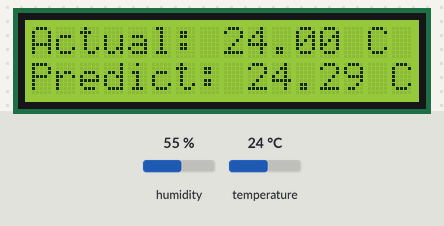
Recording of a sketch running on a simulated ESP32. Shown: 16×2 character LCD. The inputs (shaded band) are chosen by the test bench; at power-on: temperature 24 °C, humidity 55 %. WiFi joins after 1.5 s; servers stay silent unless stated; no MQTT or app messages arrive unless stated; what the sketch prints to the serial monitor is not drawn.

Above: at 8.2 s.
8.3 s: temperature set to 12 °C
At 14.2 s:
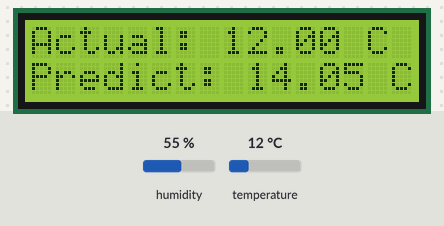
14.3 s: temperature set to 19 °C
20.3 s: temperature set to 28 °C
At 21.0 s:
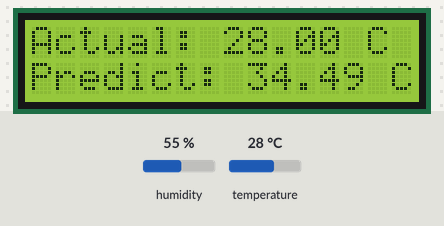
Timing chart, 0 to 23.3 s (numbered marks = the images above; inputs shaded):
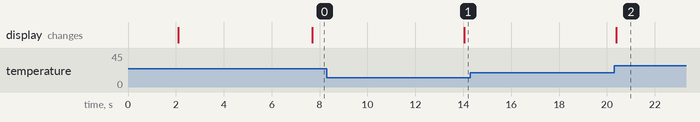

Measured:
- after the input at 8.3 s, the display: changes after 5.7 s (image 1)
- after the input at 14.3 s, every drawn part: stays the same
- after the input at 20.3 s, the display: changes after 0.10 s (image 2)

The sketch:

sketch_may14a.ino
```cpp
#include <Wire.h>
#include <LiquidCrystal_I2C.h>
#include <DHT.h>
#include <WiFi.h>
#include <PubSubClient.h>
#include <ArduinoJson.h>
#include <WiFiClientSecure.h>
#include <Firebase_ESP_Client.h>
#include "addons/TokenHelper.h"
#include "aws_mqtt_config.h"
#include "addons/RTDBHelper.h"

// === CONFIGURATION ===
#define DHTPIN 13          // Change to your actual pin
#define DHTTYPE DHT22      // Or DHT22
DHT dht(DHTPIN, DHTTYPE);
LiquidCrystal_I2C lcd(0x27, 16, 2);  // LCD address and size
const char* ssid = "Network goes brr";
const char* password = "Ah01020038841";

// Insert Firebase project API Key
#define API_KEY "AIzaSyBvKAmVVejsA23wkXgbIen5jC49z7NpX54"

// Insert RTDB URLefine the RTDB URL */
#define DATABASE_URL "https://aws-project-624bf-default-rtdb.firebaseio.com/"

unsigned long sendDataPrevMillis = 0;
const long sendDataIntervalMillis = 10000;
// Define Firebase Data object

FirebaseData fbdo;

// Define firebase authentication.
FirebaseAuth auth;

// Definee firebase configuration.
FirebaseConfig config;

// Boolean variable for sign in status.
bool signupOK = false;

float store_random_Float_Val;
int store_random_Int_Val;


// AWS MQTT variables
WiFiClientSecure secureClient;
PubSubClient mqttClient(secureClient);

// === DATA STORAGE ===
float temps[3];
float hums[3];
int dataIndex = 0;
bool readyToPredict = false;

// === MODEL FUNCTION ===
float predict(float h1, float h2, float h3) {
  return (0.0095 * h1) + (-0.7646 * h2) + (1.6079 * h3) + 3.819;
}

void connectToWiFi() {
  Serial.print("Connecting to WiFi...");
  WiFi.begin(ssid, password);
  while (WiFi.status() != WL_CONNECTED) {
    delay(500);
    Serial.print(".");
  }
  Serial.println(" connected!");
}

void connectToAWS() {
  secureClient.setCACert(amazon_ca_cert);
  secureClient.setCertificate(certificate_pem_crt);
  secureClient.setPrivateKey(private_pem_key);

  mqttClient.setServer(AWS_IOT_ENDPOINT, AWS_IOT_PORT);

  Serial.print("Connecting to AWS IoT...");
  while (!mqttClient.connected()) {
    if (mqttClient.connect(AWS_CLIENT_ID)) {
      Serial.println("connected!");
    } else {
      Serial.print(".");
      delay(1000);
    }
  }
}


void setup() {
  Serial.begin(115200);
  dht.begin();
  lcd.init();
  lcd.backlight();

  lcd.setCursor(0, 0);
  lcd.print("ESP32 Weather");
  lcd.setCursor(0, 1);
  lcd.print("Prediction Boot");
  delay(2000);
  lcd.clear();
  connectToWiFi();
  connectToAWS();

 // Assign the api key (required).
  config.api_key = API_KEY;

  // Assign the RTDB URL (required).
  config.database_url = DATABASE_URL;

  // Sign up.
  Serial.println();
  Serial.println("---------------Sign up");
  Serial.print("Sign up new user... ");
  if (Firebase.signUp(&config, &auth, "", "")){
    Serial.println("ok");
    signupOK = true;
  }
  else{
    Serial.printf("%s\n", config.signer.signupError.message.c_str());
  }
  Serial.println("---------------");

  // Assign the callback function for the long running token generation task.
  config.token_status_callback = tokenStatusCallback; //--> see addons/TokenHelper.h

  Firebase.begin(&config, &auth);
  Firebase.reconnectWiFi(true);

}

void loop() {
 if (Firebase.ready() && signupOK && (millis() - sendDataPrevMillis > sendDataIntervalMillis || sendDataPrevMillis == 0)){
    if (!mqttClient.connected()) {
      connectToAWS();
    }
    float temp = dht.readTemperature();
    float hum = dht.readHumidity();

    if (!isnan(temp) && !isnan(hum)) {
      temps[dataIndex] = temp;
      hums[dataIndex] = hum;
      Serial.print("Reading ");
      Serial.print(dataIndex + 1);
      Serial.print(": ");
      Serial.print(temp);
      Serial.print(" C, ");
      Serial.print(hum);
      Serial.println(" %");

      dataIndex++;

      if (dataIndex == 3) {
        readyToPredict = true;
        dataIndex = 0;
      }
    } else {
      Serial.println("Sensor error...");
    }

    // === MAKE PREDICTION ===
    if (readyToPredict) {
      float pred = predict(
        temps[0],
        temps[1],
        temps[2]
      );

      Serial.print("Prediction: ");
      Serial.println(pred);

      lcd.clear();
      lcd.setCursor(0, 0);
      lcd.print("Actual: ");
      lcd.print(temps[2], 2);
      lcd.print(" C");

      lcd.setCursor(0, 1);
      lcd.print("Predict: ");
      lcd.print(pred, 2);
      lcd.print(" C");

      StaticJsonDocument<200> doc;
      doc["Actual"] = temps[2];
      doc["Prediction"] = pred;
      char jsonBuffer[512];
      serializeJson(doc, jsonBuffer); // print to client
      mqttClient.publish(MQTT_TOPIC_PUB, jsonBuffer);
     if (Firebase.RTDB.setFloat(&fbdo, "Temp/actual", temps[2])) {
      Serial.println("PASSED");
      Serial.println("PATH: " + fbdo.dataPath());
      Serial.println("TYPE: " + fbdo.dataType());
    }
    else {
      Serial.println("FAILED");
      Serial.println("REASON: " + fbdo.errorReason());
    }

    // Write an Float number on the database path test/random_Int_Val.
    if (Firebase.RTDB.setInt(&fbdo, "Temp/prediction", pred)) {
      Serial.println("PASSED");
      Serial.println("PATH: " + fbdo.dataPath());
      Serial.println("TYPE: " + fbdo.dataType());
    }
    else {
      Serial.println("FAILED");
      Serial.println("REASON: " + fbdo.errorReason());
    }
      readyToPredict = false;
    }
   }

  delay(2000);
}
```

aws_mqtt_config.h
```cpp
// aws_mqtt_config.h
#include <pgmspace.h>
#define AWS_IOT_ENDPOINT "a2evowr5vzusx3-ats.iot.us-west-2.amazonaws.com" // PETER
#define AWS_IOT_PORT 8883
#define AWS_CLIENT_ID "iotconsole-63e26190-5fb9-4fd4-a393-27527d18d64f" // PETER
#define MQTT_TOPIC_PUB "sensor/dhtt_data"

// Certificates
static const char certificate_pem_crt[] PROGMEM = R"EOF(
-----BEGIN CERTIFICATE-----
MIIDWTCCAkGgAwIBAgIUbQ45OKCqr27bd+v5sFKYvZLVOYAwDQYJKoZIhvcNAQEL
BQAwTTFLMEkGA1UECwxCQW1hem9uIFdlYiBTZXJ2aWNlcyBPPUFtYXpvbi5jb20g
SW5jLiBMPVNlYXR0bGUgU1Q9V2FzaGluZ3RvbiBDPVVTMB4XDTI1MDUxNjE4NTM0
NFoXDTQ5MTIzMTIzNTk1OVowHjEcMBoGA1UEAwwTQVdTIElvVCBDZXJ0aWZpY2F0
ZTCCASIwDQYJKoZIhvcNAQEBBQADggEPADCCAQoCggEBAJxzLLkuBb6U60edSjfi
aEbmnfvzfPolf0Y2bSKA8floZl/CKiWNNTK1GpvUVX/SyWKaeutHpyLSdoIweMbn
N/zOduYIQE/cSRoagki8NFg8viAQ2KoW5xg0iU/6vQTsLJGl1Lyoxw1km8n6vvSx
9UN/EWjqPWvGpczHg2gTYQqrQbCUP6ezY+l2S2DASRXSf/tJYcapOZ8X4tMjMVDf
l9mfpVWMvhbj+iT4wb9tY8CNvm/TKmfmnILEWLTYcBoh9aL2d4zQbFb0lS83tM6y
cryT3jI6nmHVMGxK0BKj9pVPAPA2A79oCP59NnKvrt1tAJAHEBPwDFEcTRy/C6hN
u88CAwEAAaNgMF4wHwYDVR0jBBgwFoAUZ6ggfcK9HhPC427wlfiICoyAJE0wHQYD
VR0OBBYEFL3xvHHPJDy1oh8956PiQltsCBWRMAwGA1UdEwEB/wQCMAAwDgYDVR0P
AQH/BAQDAgeAMA0GCSqGSIb3DQEBCwUAA4IBAQBmVx5u7hfU1Ha2+bmL915LAVL+
muCHABey4MLcOqzcML/c5RwgW2bX4pbDVxHPzE20wC339fGXa6PrVg+P7XfADnFu
kPAYKD4ntrBVmmWyENRZni7J/0B3DJ2T/ykS6Vi8q/LmGv+ttaTE8RZddP1MW01S
oAJpumNFffcX9EIqWzZhFmAyx4t+HwWXdy3XIRI9HQFAlR/wiDjqqPJN2JHBgZut
/Huuz5Q2Dm1TzxY4lWZdKrGSXOaOghnag0BplmOOKwFmuCeBwWlGkHpZFW4nCXNk
lO5NSCihdsEiK15ShyIvBJXdOW4+6MCjX5Jgu8fYxWJn4BwR8fWm9GSLXWoA
-----END CERTIFICATE-----
)EOF";

static const char private_pem_key[] PROGMEM = R"EOF(
-----BEGIN RSA PRIVATE KEY-----
MIIEpQIBAAKCAQEAnHMsuS4FvpTrR51KN+JoRuad+/N8+iV/RjZtIoDx+WhmX8Iq
JY01MrUam9RVf9LJYpp660enItJ2gjB4xuc3/M525ghAT9xJGhqCSLw0WDy+IBDY
qhbnGDSJT/q9BOwskaXUvKjHDWSbyfq+9LH1Q38RaOo9a8alzMeDaBNhCqtBsJQ/
p7Nj6XZLYMBJFdJ/+0lhxqk5nxfi0yMxUN+X2Z+lVYy+FuP6JPjBv21jwI2+b9Mq
Z+acgsRYtNhwGiH1ovZ3jNBsVvSVLze0zrJyvJPeMjqeYdUwbErQEqP2lU8A8DYD
v2gI/n02cq+u3W0AkAcQE/AMURxNHL8LqE27zwIDAQABAoIBAQCEwI5Ai7bAIqkK
WYMyrGEDWIjR06hGsi6vK1urnXK1yUqlEqKkvo9XeakcdS4fioLrsl1+64v81k1M
50h0rpopYCAvzOyVVzyIc9n9UgWwocpKd0ECAvEQ7vNc9EwTszuWUvqTIzvUN3yi
BKyoAaE2JsplFe4MV8E0ZE8yrs73N0p8URYS+CrimNF9kS7ja4zHb6Qmo87V+k2T
vHeN7GKV3SpGO7u3bp8H57v1MnrDOJRJ0yyIPZzM0wXATsnOgljc/0GaOFct3b9B
XiNfIgksLxKaPJP+xHzpGuaj0a1+Hfy8Ok0sFe6GQplvm6Y5etMRWCwRQ7CV5+51
A+uBRbpRAoGBAM4dJnqY9n2ZySMHsfZK+owvdktJd+PjhZLLHUXRdzxbZ/bAUht/
W2OlKOUQOauwUurK49gx6sEh8vrhh3jlf/Fhz4+y9k2lt1vU8Doo9SFHeDLHN9y1
YW4mSFrh8qV4EFxHzw2PBzEHXKJsnU3wvEf/fGBtxyRUG9ZAOWbf30YjAoGBAMJQ
1jGIruWBt7oQnx6TqgSOu/1MJbfVgvUaYbLFjk5j7sfNuRfbF8EWnAle6kjKDEwD
sg5neHysV+7bWfqPZ1yioojBKMAP5E6dmnoBnAY8RbR9dMP1wYNmoXtbBl1oECAo
wtdCzjqZSzU6TEg1NXbyGjUK1tX9kfz06NsNdbBlAoGAcAMnhjjavCd3R7JG5LKa
ttSUVRX4McDUNpJrtiW/xu1l8pNSC9+Kqvx23QWUUdnhNfhNGpEGIy9v/SfTl8Ah
Z+zgABgiAtCsdRuj8feQQCW3DOF3Wlq4OERVzg487+/v9DaSL6wrHFoD3cFpO5I4
wGf4D++Y6gVLm4QLrfy8OkECgYEAlIlYgnraPuQ+voOQLr5v25YES+bWekVDGvt0
rURouLGZSLCQiZTX/qi61EryyntwlPbKOEqOBrdzbEnO6UKPn3dOyTzmWpKLUjEV
cagjTXzrR8IS7OzCZSCh1frJzcMLeJnP/t65aH/fxqtuvk+2M9tzfxJvERsJapUI
HtKWISUCgYEAt4yQuunHAVhGcVE+zVd+KuHWp2waewJukaBuvjT9GVCt9qKMlHyA
U9gjT6At2kozRL/RvX/alaGttR+twtKAE2up8uqyahHOG/hUNCeahYInE0hdFLoz
X1ZU+lXDqtNMeWyuNwcXQ3l2Mlqnpol7r1d/oUhoZcOSgdBZiIKch2Y=
-----END RSA PRIVATE KEY-----
)EOF";

static const char amazon_ca_cert[] PROGMEM = R"EOF(
-----BEGIN CERTIFICATE-----
MIIDQTCCAimgAwIBAgITBmyfz5m/jAo54vB4ikPmljZbyjANBgkqhkiG9w0BAQsF
ADA5MQswCQYDVQQGEwJVUzEPMA0GA1UEChMGQW1hem9uMRkwFwYDVQQDExBBbWF6
b24gUm9vdCBDQSAxMB4XDTE1MDUyNjAwMDAwMFoXDTM4MDExNzAwMDAwMFowOTEL
MAkGA1UEBhMCVVMxDzANBgNVBAoTBkFtYXpvbjEZMBcGA1UEAxMQQW1hem9uIFJv
b3QgQ0EgMTCCASIwDQYJKoZIhvcNAQEBBQADggEPADCCAQoCggEBALJ4gHHKeNXj
ca9HgFB0fW7Y14h29Jlo91ghYPl0hAEvrAIthtOgQ3pOsqTQNroBvo3bSMgHFzZM
9O6II8c+6zf1tRn4SWiw3te5djgdYZ6k/oI2peVKVuRF4fn9tBb6dNqcmzU5L/qw
IFAGbHrQgLKm+a/sRxmPUDgH3KKHOVj4utWp+UhnMJbulHheb4mjUcAwhmahRWa6
VOujw5H5SNz/0egwLX0tdHA114gk957EWW67c4cX8jJGKLhD+rcdqsq08p8kDi1L
93FcXmn/6pUCyziKrlA4b9v7LWIbxcceVOF34GfID5yHI9Y/QCB/IIDEgEw+OyQm
jgSubJrIqg0CAwEAAaNCMEAwDwYDVR0TAQH/BAUwAwEB/zAOBgNVHQ8BAf8EBAMC
AYYwHQYDVR0OBBYEFIQYzIU07LwMlJQuCFmcx7IQTgoIMA0GCSqGSIb3DQEBCwUA
A4IBAQCY8jdaQZChGsV2USggNiMOruYou6r4lK5IpDB/G/wkjUu0yKGX9rbxenDI
U5PMCCjjmCXPI6T53iHTfIUJrU6adTrCC2qJeHZERxhlbI1Bjjt/msv0tadQ1wUs
N+gDS63pYaACbvXy8MWy7Vu33PqUXHeeE6V/Uq2V8viTO96LXFvKWlJbYK8U90vv
o/ufQJVtMVT8QtPHRh8jrdkPSHCa2XV4cdFyQzR1bldZwgJcJmApzyMZFo6IQ6XU
5MsI+yMRQ+hDKXJioaldXgjUkK642M4UwtBV8ob2xJNDd2ZhwLnoQdeXeGADbkpy
rqXRfboQnoZsG4q5WTP468SQvvG5
-----END CERTIFICATE-----
)EOF";
```
